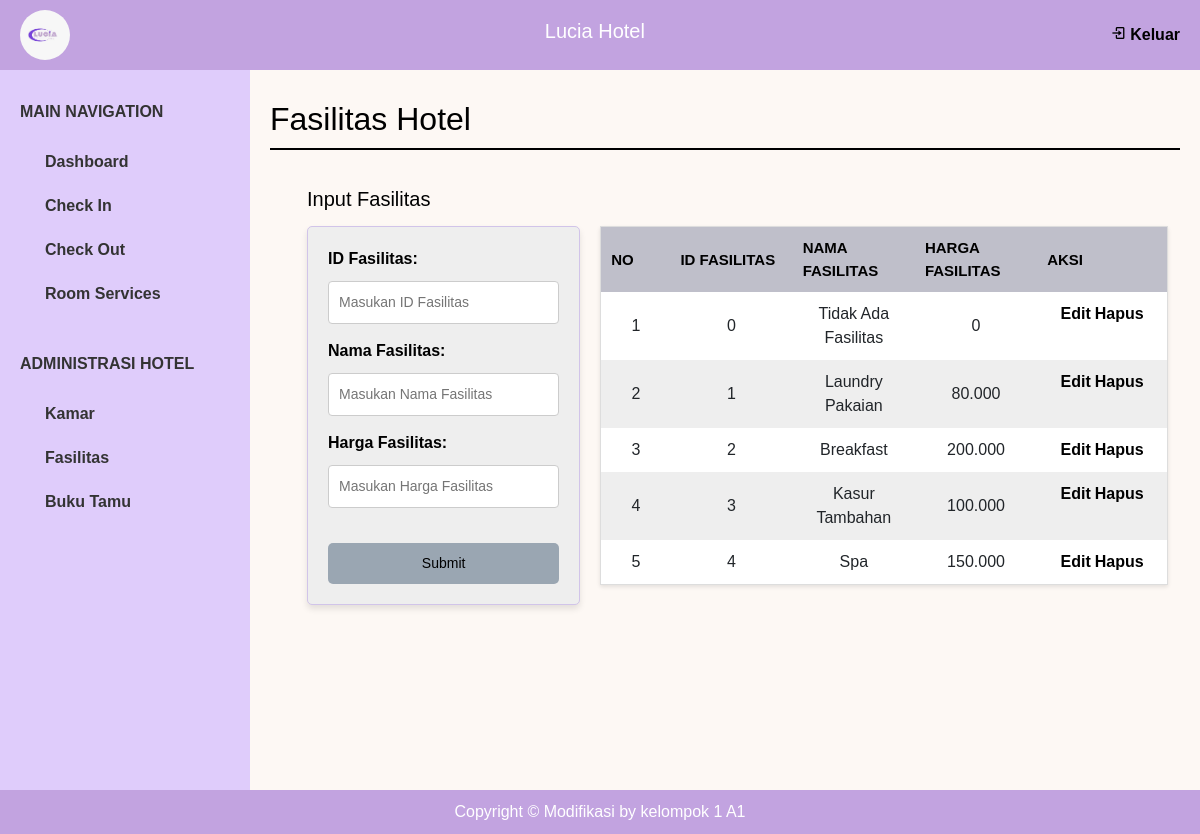
The app's page /index.php?page=fasilitas (signed in) with its own data.
### tables this page shows
CREATE TABLE `fasilitas` (
  `ID_Fasilitas` int(50) NOT NULL,
  `Nama_Fasilitas` varchar(100) NOT NULL,
  `Harga_Fasilitas` double NOT NULL
);

### fasilitas/index.php (called while the page is built)
<?php
	include 'fasilitas_tambah_form.php';
 ?>

### fasilitas/fasilitas_tambah_form.php (the view, shortened to what this page needs)
<!DOCTYPE html>
<html lang="en">
<head>
    <link rel="stylesheet" href="assets/style/fasilitas.css">
</head>
<body>
    <h2 class="mb-3" style="border-bottom: 2px solid #000; padding-bottom: 10px; margin-bottom: 20px;">Fasilitas Hotel</h2>
    <div class="container">
        <div class="form-container">
            <h5>Input Fasilitas </h5>
            <form action="fasilitas/fasilitas_insert.php" method="POST">
                <div class="form-group">
                    <label for="id_fasilitas">ID Fasilitas:</label>
                    <input type="text" name="id_fasilitas" placeholder="Masukan ID Fasilitas" required />
                </div>
                <div class="form-group">
                    <label for="nama_fasilitas">Nama Fasilitas:</label>
                    <input type="text" name="nama_fasilitas" placeholder="Masukan Nama Fasilitas" required />
                </div>
                <div class="form-group">
                    <label for="harga_fasilitas">Harga Fasilitas:</label>
                    <input type="number" name="harga_fasilitas" placeholder="Masukan Harga Fasilitas" required />
                </div>
                <button type="submit" name="submit">Submit</button>
            </form>
        </div>
        <div class="table-container">
            <table>
                <thead>
                    <tr>
                        <th>No</th>
                        <th>ID Fasilitas</th>
                        <th>Nama Fasilitas</th>
                        <th>Harga Fasilitas</th>
                        <th>Aksi</th>
                    </tr>
                </thead>
                <tbody>
                    <?php
                    include $_SERVER['DOCUMENT_ROOT'] . '/Hotel/koneksi/koneksi.php';
                    $sql = "SELECT * FROM fasilitas";
                    $result = mysqli_query($conn, $sql);
                    if (mysqli_num_rows($result) > 0) {
                        $no = 1;
                        while ($row = mysqli_fetch_assoc($result)) {
                            echo "<tr>";
                            echo "<td>" . $no . "</td>";
                            echo "<td>" . htmlspecialchars($row['ID_Fasilitas']) . "</td>";
                            echo "<td>" . htmlspecialchars($row['Nama_Fasilitas']) . "</td>";
                            echo "<td>" . number_format($row['Harga_Fasilitas'], 0, ',', '.') . "</td>";
                            echo "<td class='button-container'>
                                <a href='/Hotel/index.php?page=fasilitas_edit&id_fasilitas=" . htmlspecialchars($row['ID_Fasilitas']) . "'>Edit</a>
                                <a href='fasilitas/fasilitas_hapus.php?id_fasilitas=" . htmlspecialchars($row['ID_Fasilitas']) . "'>Hapus</a>
                            </td>";
                            echo "</tr>";
                            $no++;
                        }
                    } else {
                        echo "<tr><td colspan='5'>Tidak ada data fasilitas</td></tr>";
                    }
                    ?>
                </tbody>
            </table>
        </div>
    </div>
</body>
</html>

### assets/style/style.css (style rules this page uses)
* { margin: 0; padding: 0; box-sizing: border-box; font-family: Arial, sans-serif; }

### assets/style/fasilitas.css (style rules this page uses)
.container { display: flex; gap: 1%; justify-content: space-between; align-items: flex-start; }
.container { display: flex; justify-content: space-between; align-items: flex-start; gap: 20px; }
h2 { text-align: center; color: #6a1b9a; margin-top: 10px; }
h5 { margin-bottom: 15px; margin-left: 25px; color: #000000; }
.form-container { width: 35%; max-width: 700px; }
.form-container { margin-bottom: 20px; color: #000000; margin-top: 21px; }
.form-group { margin-bottom: 15px; }
.form-group label { display: block; font-weight: bold; margin-bottom: 5px; }
.form-group input { width: 200%; padding: 20px; border: 5px solid #ddd; border-radius: 5px; font-size: 14px; max-width: 900px; }
button { width: 100%; padding: 10px; background-color: #6a1b9a; color: black; border: none; border-radius: 5px; cursor: pointer; font-size: 16px; margin-top: 20px; }
h2 { text-align: left; color: #000000; }
form { padding: 20px; background-color: #EEEEEE; border: 1px solid #d1c4e9; border-radius: 5px; box-shadow: 0 4px 6px rgba(0, 0, 0, 0.1); margin-left: 25px; margin-bottom: 20px; }
label { display: block; font-weight: bold; margin-bottom: 5px; color: #000000; }
input[type="text"], input[type="number"] { width: 100%; padding: 10px; margin-top: 5px; border: 1px solid #ccc; border-radius: 4px; font-size: 14px; }
button { background-color: #9AA6B2; color: black; border: none; padding: 10px 15px; border-radius: 5px; font-size: 14px; cursor: pointer; }
table { width: 100%; margin: 0 auto; background-color: #fff; box-shadow: 0 2px 4px rgba(0, 0, 0, 0.1); margin-top: 60px; margin-right: 20px; }
table { width: 65%; border-collapse: collapse; margin: 0 auto; background-color: #fff; border: 1px solid #ddd; box-shadow: 0 4px 6px rgba(0, 0, 0, 0.1); }
thead { background-color: #bfbfca; color: black; }
thead th { padding: 10px; text-align: left; font-size: 15px; text-transform: uppercase; width: 2%; }
tbody td { padding: 10px; text-align: center; }
tbody tr:nth-child(even) { background-color: #EEEEEE; }
a { text-decoration: none; color: #000000; font-weight: bold; }
.button-container { display: flex; gap: 4px; align-items: center; justify-content: center; height: max-content; }

### records on screen
fasilitas: ID_Fasilitas "0", Nama_Fasilitas "Tidak Ada Fasilitas", Harga_Fasilitas "0"
fasilitas: ID_Fasilitas "1", Nama_Fasilitas "Laundry Pakaian", Harga_Fasilitas "80.000"
fasilitas: ID_Fasilitas "2", Nama_Fasilitas "Breakfast", Harga_Fasilitas "200.000"
fasilitas: ID_Fasilitas "3", Nama_Fasilitas "Kasur Tambahan", Harga_Fasilitas "100.000"
fasilitas: ID_Fasilitas "4", Nama_Fasilitas "Spa", Harga_Fasilitas "150.000"
